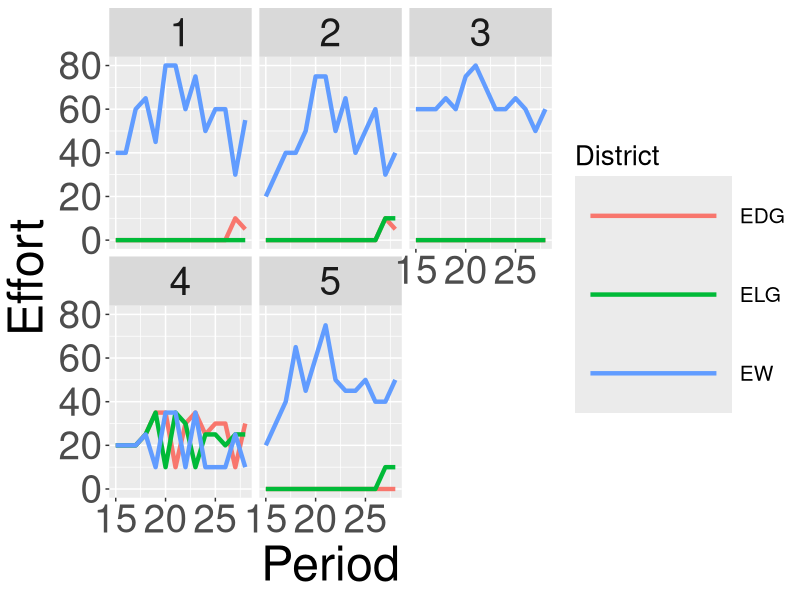
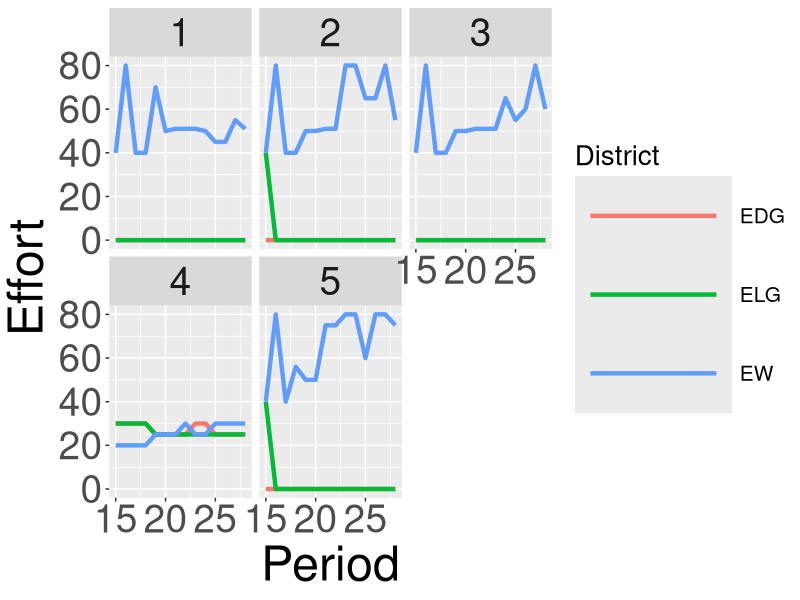
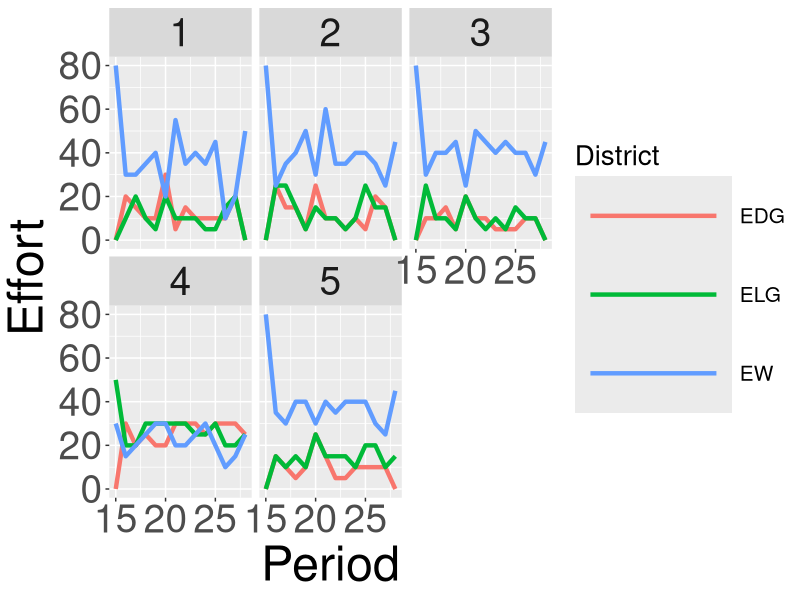
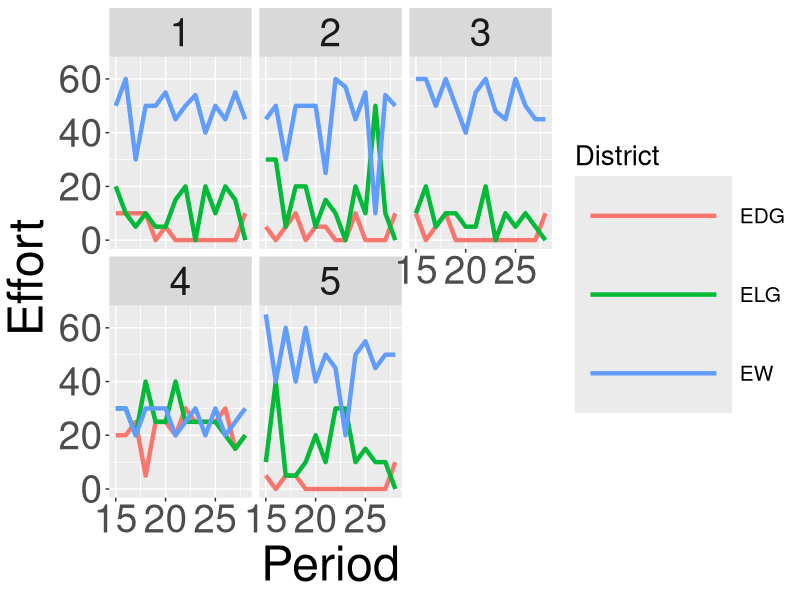
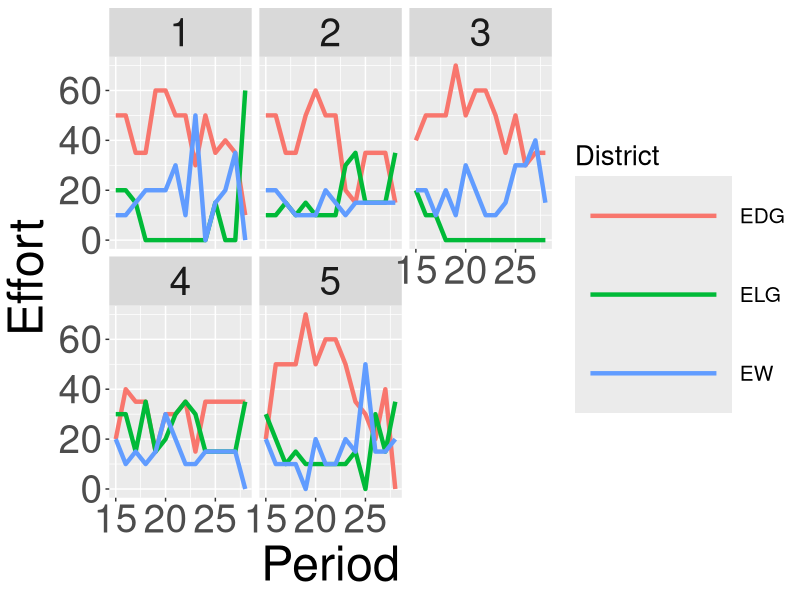
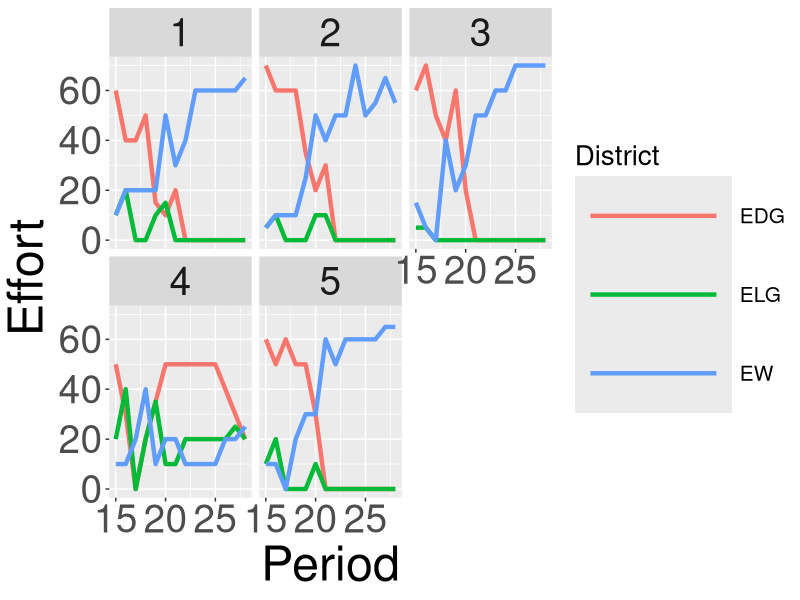
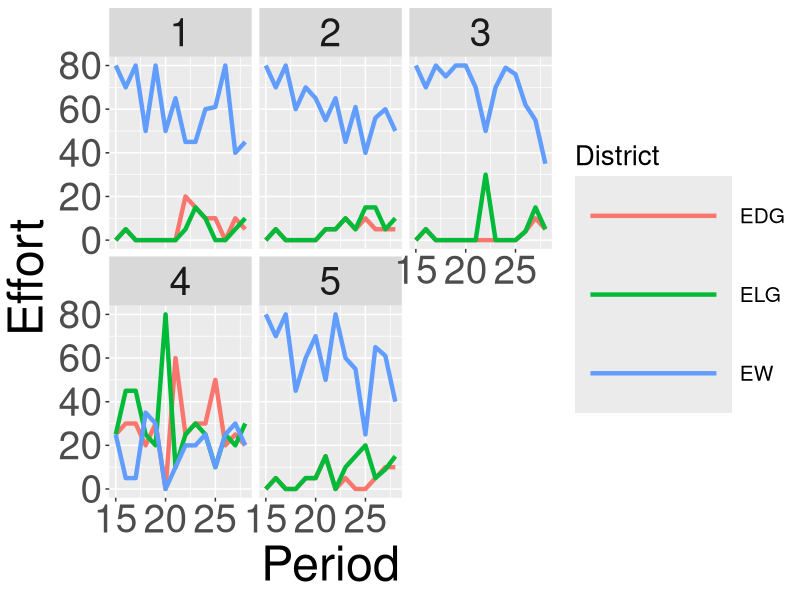
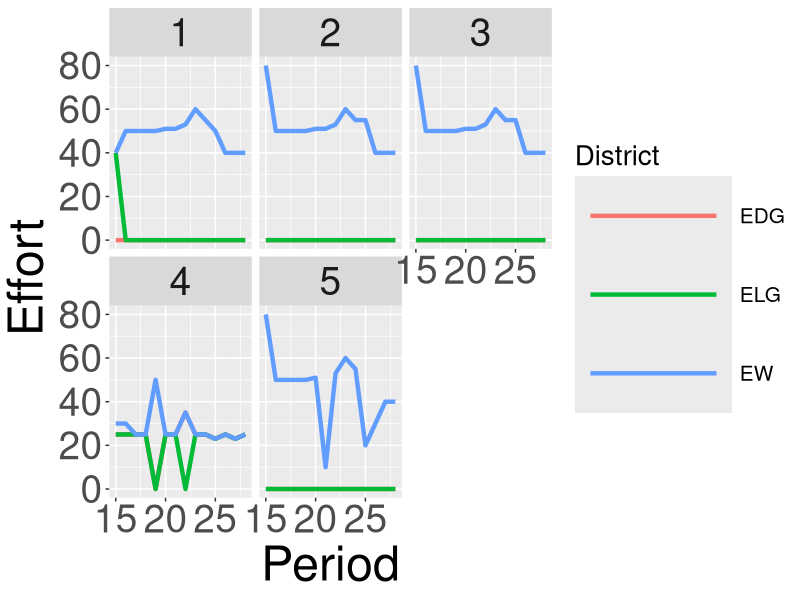

Here is the R script that generated these plots, in order:
## ---- chunk 1
knitr::opts_chunk$set(echo = FALSE)
df_clean <- read.csv("Simp_Data_07.csv")
df1 <- subset(df_clean, Subject == 1)
df2 <- subset(df_clean, Subject == 2)
df3 <- subset(df_clean, Subject == 3)
df4 <- subset(df_clean, Subject == 4)
df5 <- subset(df_clean, Subject == 5)
df6 <- subset(df_clean, Subject == 6)
df7 <- subset(df_clean, Subject == 7)
df8 <- subset(df_clean, Subject == 8)
## ---- chunk 2
library(ggplot2)
Fig1 <- ggplot(df1, aes(Period, Effort, color = District)) +
  geom_line(size = 1.5) +
  facet_wrap(~Map) + 
  theme(text = element_text(size=35),
        legend.key.height= unit(2, 'cm'),
        legend.key.width= unit(4, 'cm'),
        legend.title = element_text(size=20),
        legend.text = element_text(size=15))
Fig2 <- ggplot(df2, aes(Period, Effort, color = District)) +
  geom_line(size = 1.5) +
  facet_wrap(~Map) + 
  theme(text = element_text(size=35),
        legend.key.height= unit(2, 'cm'),
        legend.key.width= unit(4, 'cm'),
        legend.title = element_text(size=20),
        legend.text = element_text(size=15))
Fig3 <- ggplot(df3, aes(Period, Effort, color = District)) +
  geom_line(size = 1.5) +
  facet_wrap(~Map) + 
  theme(text = element_text(size=35),
        legend.key.height= unit(2, 'cm'),
        legend.key.width= unit(4, 'cm'),
        legend.title = element_text(size=20),
        legend.text = element_text(size=15))
Fig4 <- ggplot(df4, aes(Period, Effort, color = District)) +
  geom_line(size = 1.5) +
  facet_wrap(~Map) + 
  theme(text = element_text(size=35),
        legend.key.height= unit(2, 'cm'),
        legend.key.width= unit(4, 'cm'),
        legend.title = element_text(size=20),
        legend.text = element_text(size=15))
Fig5 <- ggplot(df5, aes(Period, Effort, color = District)) +
  geom_line(size = 1.5) +
  facet_wrap(~Map) + 
  theme(text = element_text(size=35),
        legend.key.height= unit(2, 'cm'),
        legend.key.width= unit(4, 'cm'),
        legend.title = element_text(size=20),
        legend.text = element_text(size=15))
Fig6 <- ggplot(df6, aes(Period, Effort, color = District)) +
  geom_line(size = 1.5) +
  facet_wrap(~Map) + 
  theme(text = element_text(size=35),
        legend.key.height= unit(2, 'cm'),
        legend.key.width= unit(4, 'cm'),
        legend.title = element_text(size=20),
        legend.text = element_text(size=15))
Fig7 <- ggplot(df7, aes(Period, Effort, color = District)) +
  geom_line(size = 1.5) +
  facet_wrap(~Map) + 
  theme(text = element_text(size=35),
        legend.key.height= unit(2, 'cm'),
        legend.key.width= unit(4, 'cm'),
        legend.title = element_text(size=20),
        legend.text = element_text(size=15))
Fig8 <- ggplot(df8, aes(Period, Effort, color = District)) +
  geom_line(size = 1.5) +
  facet_wrap(~Map) + 
  theme(text = element_text(size=35),
        legend.key.height= unit(2, 'cm'),
        legend.key.width= unit(4, 'cm'),
        legend.title = element_text(size=20),
        legend.text = element_text(size=15))
## ---- chunk 3
print(Fig1)
## ---- chunk 4
print(Fig2)
## ---- chunk 5
print(Fig3)
## ---- chunk 6
print(Fig4)
## ---- chunk 7
print(Fig5)
## ---- chunk 8
print(Fig6)
## ---- chunk 9
print(Fig7)
## ---- chunk 10
print(Fig8)
## ---- chunk 11
df_clean$Map_Choice <- as.character(as.numeric(df_clean$Map_Choice))

ggplot(df_clean, aes(Period, Map_Choice, color = Map_Choice)) +
  geom_point() +
  facet_wrap(~Subject) + ylab("Map Choice") + scale_colour_discrete("Map Choice")
